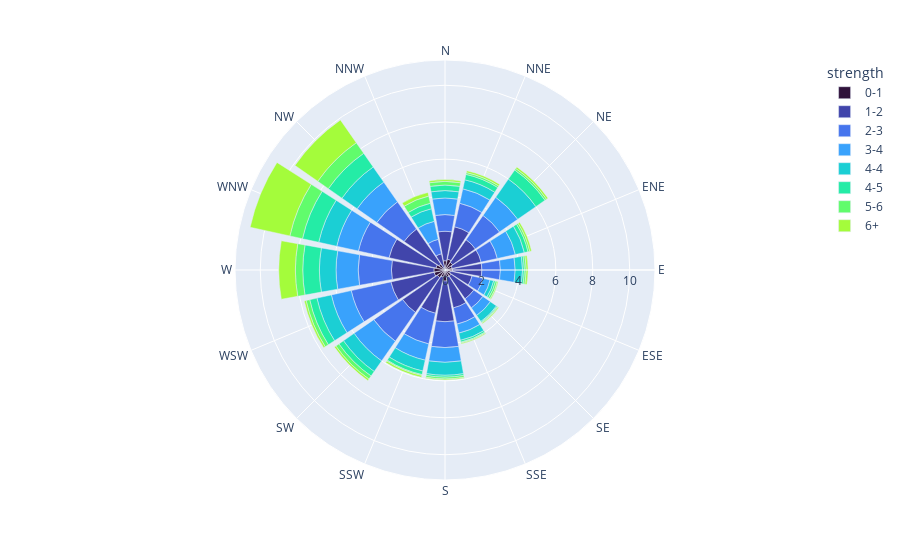

Notebook code for this chart:
### Code cell
grp = df.groupby(["TWD", "TWS"]).size().reset_index(name="frequency")
grp = px.data.wind()
fig = px.bar_polar(grp, r="frequency", theta="direction",
    color="strength", template="plotly",
color_discrete_sequence=px.colors.sequential.Turbo
)
fig.update_layout(paper_bgcolor = '#ffffff')
fig.show()

### Figure 1 — Plotly figure (JSON) as saved in the notebook; plotly's stock layout.template omitted (floating-point values rounded to 4 significant figures)
{"data": [{"hovertemplate": "strength=0-1<br>frequency=%{r}<br>direction=%{theta}<extra></extra>", "legendgroup": "0-1", "marker": {"color": "#30123b", "pattern": {"shape": ""}}, "name": "0-1", "r": [0.5, 0.6, 0.5, 0.4, 0.4, 0.3, 0.4, 0.4, 0.6, 0.4, 0.5, 0.6, 0.6, 0.5, 0.4, 0.1], "showlegend": true, "subplot": "polar", "theta": ["N", "NNE", "NE", "ENE", "E", "ESE", "SE", "SSE", "S", "SSW", "SW", "WSW", "W", "WNW", "NW", "NNW"], "type": "barpolar"}, {"hovertemplate": "strength=1-2<br>frequency=%{r}<br>direction=%{theta}<extra></extra>", "legendgroup": "1-2", "marker": {"color": "#4145ab", "pattern": {"shape": ""}}, "name": "1-2", "r": [1.6, 1.8, 1.5, 1.6, 1.6, 1.2, 1.5, 1.7, 2.2, 2, 2.3, 2.4, 2.3, 2.6, 2.3, 0.8], "showlegend": true, "subplot": "polar", "theta": ["N", "NNE", "NE", "ENE", "E", "ESE", "SE", "SSE", "S", "SSW", "SW", "WSW", "W", "WNW", "NW", "NNW"], "type": "barpolar"}, {"hovertemplate": "strength=2-3<br>frequency=%{r}<br>direction=%{theta}<extra></extra>", "legendgroup": "2-3", "marker": {"color": "#4675ed", "pattern": {"shape": ""}}, "name": "2-3", "r": [0.9, 1.3, 1.6, 0.9, 1, 0.6, 0.6, 0.9, 1.4, 1.7, 1.9, 2.2, 1.8, 1.7, 1.8, 0.8], "showlegend": true, "subplot": "polar", "theta": ["N", "NNE", "NE", "ENE", "E", "ESE", "SE", "SSE", "S", "SSW", "SW", "WSW", "W", "WNW", "NW", "NNW"], "type": "barpolar"}, {"hovertemplate": "strength=3-4<br>frequency=%{r}<br>direction=%{theta}<extra></extra>", "legendgroup": "3-4", "marker": {"color": "#39a2fc", "pattern": {"shape": ""}}, "name": "3-4", "r": [0.9, 0.8, 1.2, 1, 0.8, 0.4, 0.5, 0.5, 0.8, 0.9, 1.3, 1.1, 1.2, 1.2, 1.3, 1], "showlegend": true, "subplot": "polar", "theta": ["N", "NNE", "NE", "ENE", "E", "ESE", "SE", "SSE", "S", "SSW", "SW", "WSW", "W", "WNW", "NW", "NNW"], "type": "barpolar"}, {"hovertemplate": "strength=4-4<br>frequency=%{r}<br>direction=%{theta}<extra></extra>", "legendgroup": "4-4", "marker": {"color": "#1bcfd4", "pattern": {"shape": ""}}, "name": "4-4", "r": [0.4, 0.5, 1.2, 0.5, 0.4, 0.2, 0.4, 0.4, 0.7, 0.6, 0.7, 0.8, 0.9, 1, 1, 0.7], "showlegend": true, "subplot": "polar", "theta": ["N", "NNE", "NE", "ENE", "E", "ESE", "SE", "SSE", "S", "SSW", "SW", "WSW", "W", "WNW", "NW", "NNW"], "type": "barpolar"}, {"hovertemplate": "strength=4-5<br>frequency=%{r}<br>direction=%{theta}<extra></extra>", "legendgroup": "4-5", "marker": {"color": "#24eca6", "pattern": {"shape": ""}}, "name": "4-5", "r": [0.3, 0.3, 0.6, 0.2, 0.1, 0.1, 0.05, 0.1, 0.1, 0.2, 0.3, 0.4, 0.9, 0.9, 0.9, 0.3], "showlegend": true, "subplot": "polar", "theta": ["N", "NNE", "NE", "ENE", "E", "ESE", "SE", "SSE", "S", "SSW", "SW", "WSW", "W", "WNW", "NW", "NNW"], "type": "barpolar"}, {"hovertemplate": "strength=5-6<br>frequency=%{r}<br>direction=%{theta}<extra></extra>", "legendgroup": "5-6", "marker": {"color": "#61fc6c", "pattern": {"shape": ""}}, "name": "5-6", "r": [0.2, 0.1, 0.1, 0.1, 0.1, 0.1, 0.05, 0.05, 0.1, 0.05, 0.2, 0.2, 0.4, 0.7, 0.7, 0.4], "showlegend": true, "subplot": "polar", "theta": ["N", "NNE", "NE", "ENE", "E", "ESE", "SE", "SSE", "S", "SSW", "SW", "WSW", "W", "WNW", "NW", "NNW"], "type": "barpolar"}, {"hovertemplate": "strength=6+<br>frequency=%{r}<br>direction=%{theta}<extra></extra>", "legendgroup": "6+", "marker": {"color": "#a4fc3b", "pattern": {"shape": ""}}, "name": "6+", "r": [0.1, 0.1, 0.1, 0.1, 0.1, 0.05, 0.05, 0.05, 0.05, 0.1, 0.1, 0.1, 0.9, 2.2, 1.5, 0.2], "showlegend": true, "subplot": "polar", "theta": ["N", "NNE", "NE", "ENE", "E", "ESE", "SE", "SSE", "S", "SSW", "SW", "WSW", "W", "WNW", "NW", "NNW"], "type": "barpolar"}], "layout": {"barmode": "relative", "legend": {"title": {"text": "strength"}, "tracegroupgap": 0}, "margin": {"t": 60}, "paper_bgcolor": "#ffffff", "polar": {"angularaxis": {"direction": "clockwise", "rotation": 90}, "domain": {"x": [0, 1], "y": [0, 1]}}}}
